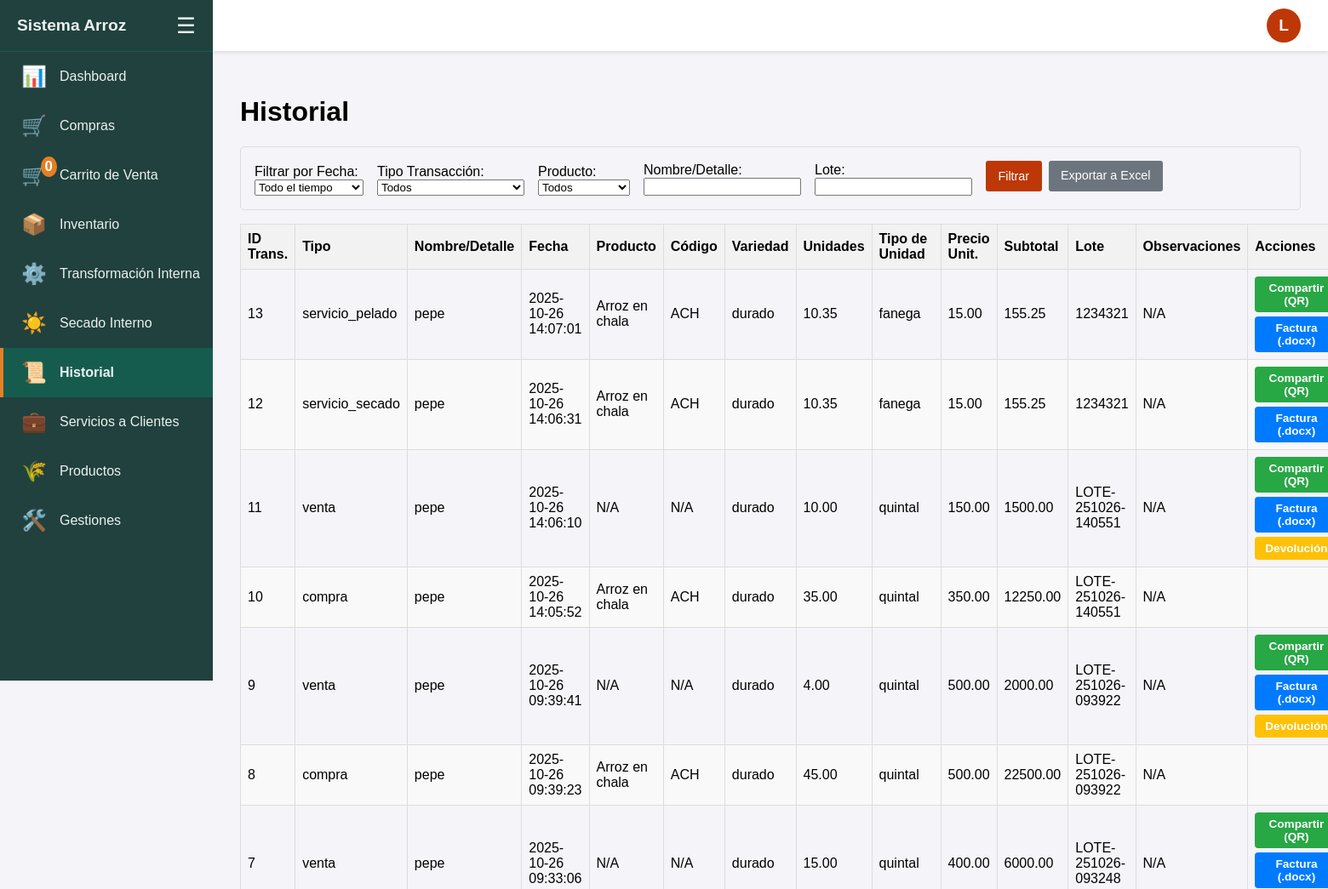
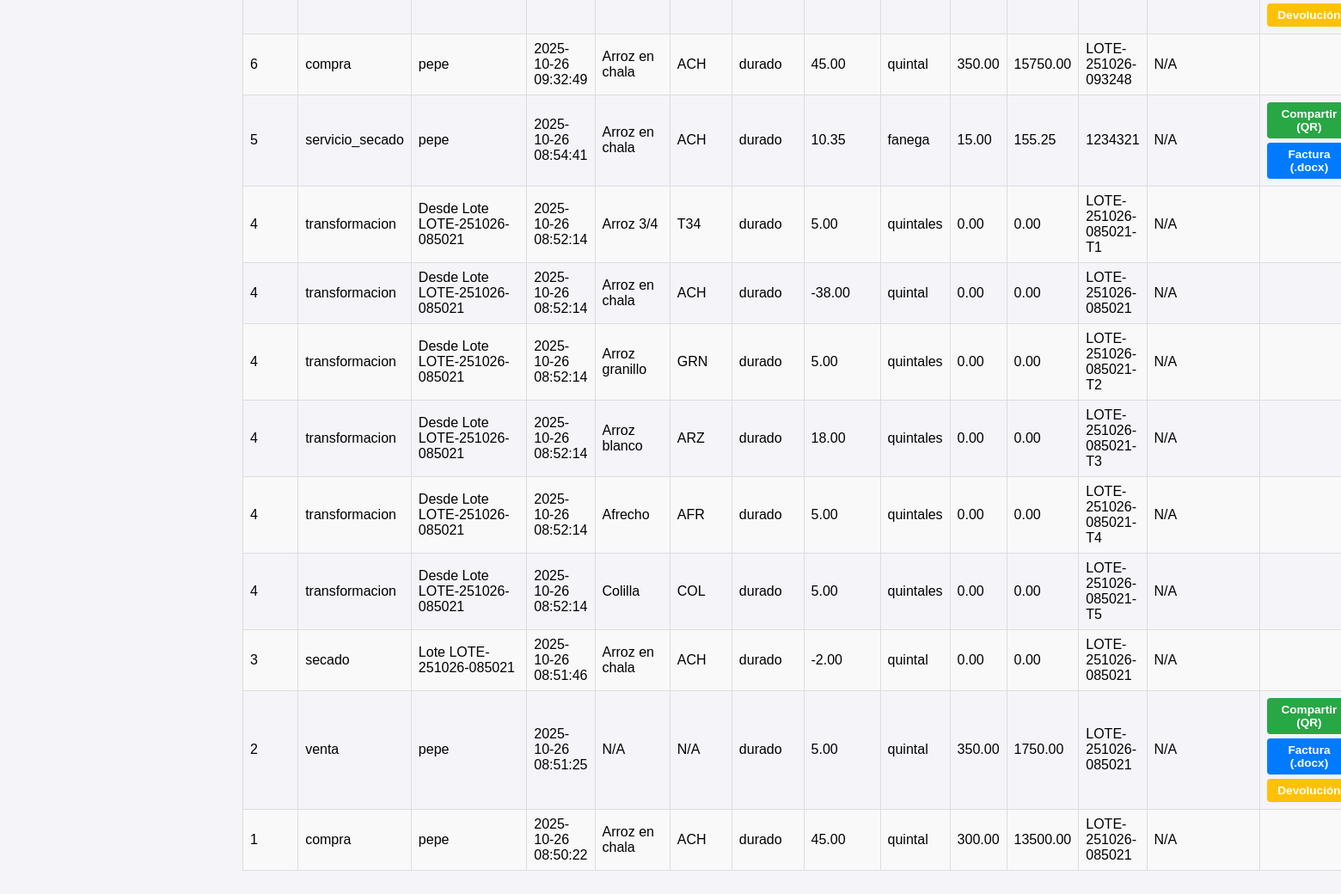
The app's page /historial (signed in) with its own data (2 pictures, top to bottom).
### tables this page shows
CREATE TABLE detalle_transaccion (
                id INTEGER PRIMARY KEY AUTOINCREMENT,
                transaccion_id INTEGER NOT NULL,
                producto_id INTEGER NOT NULL,
                variedad TEXT,
                cantidad REAL NOT NULL,
                unidad TEXT NOT NULL,
                precio_unitario REAL NOT NULL,
                subtotal REAL NOT NULL,
                lote TEXT, cantidad_kg REAL NOT NULL DEFAULT 0,
                FOREIGN KEY (transaccion_id) REFERENCES transacciones(id),
                FOREIGN KEY (producto_id) REFERENCES productos(id)
            );

CREATE TABLE transacciones (
                id INTEGER PRIMARY KEY AUTOINCREMENT,
                tipo TEXT NOT NULL,
                nombre TEXT NOT NULL,
                fecha TEXT NOT NULL,
                total REAL NOT NULL
            , ingenio_id INTEGER REFERENCES ingenios(id), observaciones TEXT, factura_uuid TEXT);

CREATE TABLE productos (
                id INTEGER PRIMARY KEY AUTOINCREMENT,
                nombre TEXT NOT NULL,
                codigo_producto TEXT NOT NULL UNIQUE,
                requiere_variedad INTEGER NOT NULL DEFAULT 1
            );

### blueprints/main.py (the view)
@main_bp.route('/historial')
@login_required
def historial():
    hoy = datetime.now()
    periodo_tipo = request.args.get('periodo_tipo')
    fecha_inicio, fecha_fin = None, None
    if periodo_tipo in ['mensual', 'temporada']:
        fecha_inicio, fecha_fin, _ = procesar_filtros_de_fecha(request.args)
    elif periodo_tipo == 'rango':
        fecha_inicio = request.args.get('fecha_inicio')
        fecha_fin = request.args.get('fecha_fin')
    historial_data = obtener_historial_transacciones_logic(
        ingenio_id=g.user['ingenio_id'],
        tipo=request.args.get('tipo', '').strip() or None,
        producto_id=request.args.get('producto_id', type=int) or None,
        nombre=request.args.get('nombre', '').strip() or None,
        lote=request.args.get('lote', '').strip() or None,
        fecha_inicio=fecha_inicio,
        fecha_fin=fecha_fin
    )
    productos_para_filtro = obtener_productos()
    años_disponibles = list(range(hoy.year, hoy.year - 5, -1))
    meses_disponibles = [(m, calendar.month_name[m]) for m in range(1, 13)]
    return render_template('historial.html',
                           historial=historial_data,
                           productos=productos_para_filtro,
                           filtros_activos=request.args,
                           años=años_disponibles,
                           meses=meses_disponibles)

### blueprints/__init__.py (called while the page is built)
def login_required(f):
    @wraps(f)
    def decorated_function(*args, **kwargs):
        if g.user is None:
            return redirect(url_for('auth.login', next=request.url))
        return f(*args, **kwargs)
    return decorated_function

### db.py (called while the page is built)
def obtener_ingenio_por_id_db(ingenio_id: int):
    with sqlite3.connect(DB_NAME) as conn:
        c = conn.cursor()
        return c.execute("SELECT id, nombre, direccion, nit, celular FROM ingenios WHERE id = ?", (ingenio_id,)).fetchone()

### logic.py (called while the page is built)
def obtener_productos():
    with sqlite3.connect(DB_NAME) as conn:
        c = conn.cursor()
        c.execute("SELECT id, nombre, requiere_variedad FROM productos")
        return c.fetchall()

### templates/historial.html (shortened to what this page needs)
{% extends "layout.html" %}
{% block content %}
  <h1>Historial</h1>
  <form method="get" action="{{ url_for('main.historial') }}" class="filter-form" id="historial-filter-form">
    <div class="filter-group">
      <label for="periodo_tipo">Filtrar por Fecha:</label>
      <select name="periodo_tipo" id="periodo_tipo">
        <option value="todos" {% if not filtros_activos.get('periodo_tipo') or filtros_activos.get('periodo_tipo') == 'todos' %}selected{% endif %}>Todo el tiempo</option>
      </select>
    </div>
    <div class="filter-group">
      <label for="tipo">Tipo Transacción:</label>
      <select name="tipo">
          <option value="">Todos</option>
      </select>
    </div>
    <div class="filter-group">
      <label for="producto_id">Producto:</label>
      <select name="producto_id">
          <option value="">Todos</option>
      </select>
    </div>
    <div class="filter-group">
      <label for="nombre">Nombre/Detalle:</label>
      <input type="text" name="nombre" value="{{ filtros_activos.get('nombre', '') }}">
    </div>
    <div class="filter-group">
      <label for="lote">Lote:</label>
      <input type="text" name="lote" value="{{ filtros_activos.get('lote', '') }}">
    </div>
    <div class="filter-buttons">
      <button type="submit">Filtrar</button>
      {% if g.user.nivel_acceso != 'empleado' %}
        <a href="{{ url_for('reports.exportar', reporte_nombre='historial', **filtros_activos) }}" class="button-secondary">
          Exportar a Excel
        </a>
      {% endif %}
    </div>
  </form>
  <table class="responsive-table">
    <thead>
      <tr>
        <th>ID Trans.</th>
        <th>Tipo</th>
        <th>Nombre/Detalle</th>
        <th>Fecha</th>
        <th>Producto</th>
        <th>Código</th>
        <th>Variedad</th>
        <th>Unidades</th>
        <th>Tipo de Unidad</th>
        <th>Precio Unit.</th>
        <th>Subtotal</th>
        <th>Lote</th>
        <th>Observaciones</th>
        <th>Acciones</th>
      </tr>
    </thead>
    <tbody>
      {% for id, tipo, nombre, fecha, producto, codigo, variedad, cantidad, cantidad_kg, unidad, precio, subtotal, lote, observaciones in historial %}
      <tr>
        <td data-label="ID Trans.">{{ id }}</td>
        <td data-label="Tipo">{{ tipo }}</td>
        <td data-label="Nombre/Detalle">{{ nombre }}</td>
        <td data-label="Fecha">{{ fecha }}</td>
        <td data-label="Producto">{{ producto or 'N/A' }}</td>
        <td data-label="Código">{{ codigo or 'N/A' }}</td>
        <td data-label="Variedad">{{ variedad or 'N/A' }}</td>
        <td data-label="Unidades">{{ "%.2f"|format(cantidad) if cantidad is not none else '' }}</td>
        <td data-label="Tipo de Unidad">{{ unidad or 'N/A' }}</td>
        <td data-label="Precio Unit.">{{ "%.2f"|format(precio) if precio is not none else '' }}</td>
        <td data-label="Subtotal">{{ "%.2f"|format(subtotal) if subtotal is not none else '' }}</td>
        <td data-label="Lote">{{ lote or 'N/A' }}</td>
        <td data-label="Observaciones">{{ observaciones or 'N/A' }}</td>
        <td data-label="Acciones">
          {% if tipo == 'venta' %}
            <div class="actions-container">
              <button class="action-button qr-button" data-id="{{ id }}" style="background-color: #28a745;">Compartir (QR)</button>
              <a href="{{ url_for('reports.generar_factura', transaccion_id=id) }}" class="action-button" style="background-color: #007bff;">Factura (.docx)</a>
              <a href="{{ url_for('transactions.registrar_devolucion', transaccion_id=id) }}" class="action-button" style="background-color: #ffc107; color: black;">Devolución</a>
            </div>
          {% elif tipo in ['servicio_secado', 'servicio_pelado'] %}
            <div class="actions-container">
              <button class="action-button qr-button" data-id="{{ id }}" style="background-color: #28a745;">Compartir (QR)</button>
              <a href="{{ url_for('reports.generar_factura', transaccion_id=id) }}" class="action-button" style="background-color: #007bff;">Factura (.docx)</a>
            </div>
          {% endif %}
        </td>
      </tr>
      {% else %}
      <tr>
        <td colspan="15">No hay transacciones que coincidan con los filtros.</td>
      </tr>
      {% endfor %}
    </tbody>
  </table>
{% endblock %}

### templates/layout.html (shortened to what this page needs)
<!doctype html>
<html lang="es">
<head>
</head>
<body>
  {% if g.user %}
    <div id="sidebar" class="sidebar">
      <div class="sidebar-header">
        <span class="sidebar-title text">Sistema Arroz</span>
        <button id="sidebar-toggle" class="sidebar-toggle-btn" title="Ocultar/Mostrar menú">☰</button>
      </div>
      <nav class="sidebar-nav">
        <a href="{{ url_for('main.dashboard') }}" class="{{ 'active' if request.endpoint == 'main.dashboard' else '' }}"><span class="icon">📊</span><span class="text">Dashboard</span></a>
        <a href="{{ url_for('main.compras') }}" class="{{ 'active' if request.endpoint == 'main.compras' else '' }}"><span class="icon">🛒</span><span class="text">Compras</span></a>
        <a href="{{ url_for('main.carrito') }}" class="{{ 'active' if request.endpoint == 'main.carrito' else '' }}">
          <span class="icon">
            <span style="position: relative; display: inline-block;">🛒<span style="position: absolute; top: -8px; right: -12px; background: #e67e22; border-radius: 50%; color: white; font-size: 0.7em; padding: 2px 5px; font-weight: bold;">{{ session.get('carrito', {})|length }}</span></span>
          </span>
          <span class="text">Carrito de Venta</span>
        </a>
        <a href="{{ url_for('main.inventario') }}" class="{{ 'active' if request.endpoint == 'main.inventario' else '' }}"><span class="icon">📦</span><span class="text">Inventario</span></a>
        <a href="{{ url_for('transactions.transformar_interno') }}" class="{{ 'active' if request.endpoint == 'transactions.transformar_interno' else '' }}"><span class="icon">⚙️</span><span class="text">Transformación Interna</span></a>
        <a href="{{ url_for('transactions.secar_lote_interno') }}" class="{{ 'active' if request.endpoint == 'transactions.secar_lote_interno' else '' }}"><span class="icon">☀️</span><span class="text">Secado Interno</span></a>
        <a href="{{ url_for('main.historial') }}" class="{{ 'active' if request.endpoint == 'main.historial' else '' }}"><span class="icon">📜</span><span class="text">Historial</span></a>
        <div class="management-menu" id="servicios-menu">
          <a href="#" id="servicios-menu-trigger" class="management-menu-btn {{ 'active' if request.endpoint in ['transactions.servicio_secado', 'transactions.servicio_pelado'] else '' }}">
            <span class="icon">💼</span><span class="text">Servicios a Clientes</span>
          </a>
        </div>
        <a href="{{ url_for('reports.productos') }}" class="{{ 'active' if request.endpoint == 'reports.productos' else '' }}"><span class="icon">🌾</span><span class="text">Productos</span></a>
        {% if g.user.nivel_acceso == 'jefe' %}
          {% set gestiones_endpoints = ['management.gestionar_almacenes', 'management.gestionar_variedades', 'management.gestionar_usuarios', 'management.crear_usuario', 'management.ingenios'] %}
          <div class="management-menu" id="management-menu">
            <a href="#" id="management-menu-trigger" class="management-menu-btn {{ 'active' if request.endpoint in gestiones_endpoints else '' }}">
              <span class="icon">🛠️</span><span class="text">Gestiones</span>
            </a>
          </div>
        {% endif %}
      </nav>
    </div>
  {% endif %}
  {% if g.user %}
    <header id="top-bar" class="top-bar">
      <div class="user-menu">
          <button id="user-menu-trigger" class="user-menu-btn" title="Menú de usuario">
            {{ g.user.email[0]|upper }}
          </button>
      </div>
    </header>
  {% endif %}
  <div id="main-content" class="main-content">
    <main class="container">
      {% block container_content %}
        {% block content %}{% endblock %}
      {% endblock %}
    </main>
  </div>
</body>
</html>

### templates/layout.html (style rules this page uses)
:root { --sidebar-width-expanded: 250px; --sidebar-width-collapsed: 80px; --top-bar-height: 60px; --sidebar-bg-color: #20413d; --sidebar-text-color: #ecf0f1; --sidebar-hover-bg: #155c4f; --sidebar-icon-color: #e67e22; }
body { font-family: sans-serif; margin: 0; background-color: #f4f4f9; }
table { border-collapse: collapse; width: 100%; margin-top: 1em; }
th, td { border: 1px solid #ddd; padding: 8px; text-align: left; }
th { background-color: #f2f2f2; }
tr:nth-child(even) { background-color: #f9f9f9; }
.filter-form { display: flex; align-items: flex-end; gap: 1em; margin-bottom: 1em; flex-wrap: wrap; border: 1px solid #ddd; padding: 1em; border-radius: 5px; }
.filter-group { display: flex; flex-direction: column; }
.filter-buttons { margin-bottom: 5px; display: flex; gap: 0.5em; }
.filter-buttons a { text-decoration: none; padding: 0.5em 1em; background-color: #6c757d; color: white; border-radius: 3px; font-size: 0.9em; line-height: 1.5; }
button, input[type=submit] { padding: 0.5em 1em; background-color: #be3706; color: white; border: none; border-radius: 3px; cursor: pointer; font-size: 0.9em; transition: background-color 0.2s; }
.button-secondary { display: inline-block; padding: 0.5em 1em; background-color: #6c757d; color: white; border: none; border-radius: 3px; cursor: pointer; font-size: 0.9em; text-decoration: none; }
.sidebar { position: fixed; top: 0; left: 0; height: 100vh; width: var(--sidebar-width-expanded); background: var(--sidebar-bg-color); color: var(--sidebar-text-color); transition: width 0.3s ease-in-out; z-index: 1000; overflow-x: hidden; display: flex; flex-direction: column; }
.sidebar-header { display: flex; align-items: center; justify-content: space-between; padding: 0 20px; height: var(--top-bar-height); border-bottom: 1px solid var(--sidebar-hover-bg); flex-shrink: 0; }
.sidebar-title { font-size: 1.2em; font-weight: bold; white-space: nowrap; }
.sidebar-toggle-btn { background: none; border: none; color: var(--sidebar-text-color); font-size: 1.6em; cursor: pointer; padding: 0; }
.sidebar-nav { flex-grow: 1; overflow-y: auto; }
.sidebar-nav a, .sidebar-nav .management-menu-btn { display: flex; align-items: center; padding: 15px 25px; color: var(--sidebar-text-color); text-decoration: none; transition: background-color 0.2s; white-space: nowrap; }
.sidebar-nav .icon { font-size: 1.5em; margin-right: 20px; width: 25px; text-align: center; flex-shrink: 0; }
.sidebar-nav a.active, .sidebar-nav .management-menu-btn.active { background-color: var(--sidebar-hover-bg); font-weight: bold; border-left: 4px solid var(--sidebar-icon-color); padding-left: 21px; }
.user-menu { position: relative; display: inline-block; }
.user-menu-btn { background-color: #be3706; color: white; width: 40px; height: 40px; padding: 0; font-size: 1.2em; font-weight: bold; border: none; cursor: pointer; border-radius: 50%; display: flex; align-items: center; justify-content: center; transition: background-color 0.2s; }
.main-content { margin-left: var(--sidebar-width-expanded); padding-top: var(--top-bar-height); transition: margin-left 0.3s ease-in-out; }
.top-bar { position: fixed; top: 0; left: var(--sidebar-width-expanded); right: 0; height: var(--top-bar-height); background-color: #ffffff; box-shadow: 0 2px 4px rgba(0,0,0,0.1); display: flex; align-items: center; justify-content: flex-end; padding: 0 2em; z-index: 998; transition: left 0.3s ease-in-out; }
.container { padding: 2em; }
.management-menu { position: relative; }
.management-menu-btn { width: 100%; background: none; border: none; text-align: left; cursor: pointer; font-size: 1em; font-family: inherit; }
.actions-container { display: flex; gap: 5px; justify-content: center; flex-wrap: wrap; }
.action-button { display: inline-block; padding: 6px 12px; font-size: 0.85em; font-weight: bold; text-align: center; text-decoration: none; color: white !important; border: none; border-radius: 4px; cursor: pointer; transition: opacity 0.2s; }

### records on screen
detalle_transaccion: id "13", tipo "servicio_pelado", nombre "pepe", fecha "2025-10-26 14:07:01", nombre "Arroz en chala", codigo_producto "ACH", variedad "durado", cantidad "10.35", unidad "fanega", precio_unitario "15.00", subtotal "155.25", lote "1234321", observaciones "N/A"
detalle_transaccion: id "12", tipo "servicio_secado", nombre "pepe", fecha "2025-10-26 14:06:31", nombre "Arroz en chala", codigo_producto "ACH", variedad "durado", cantidad "10.35", unidad "fanega", precio_unitario "15.00", subtotal "155.25", lote "1234321", observaciones "N/A"
detalle_transaccion: id "11", tipo "venta", nombre "pepe", fecha "2025-10-26 14:06:10", producto "N/A", codigo "N/A", variedad "durado", cantidad "10.00", unidad "quintal", precio_unitario "150.00", subtotal "1500.00", lote "LOTE-251026-140551", observaciones "N/A"
detalle_transaccion: id "10", tipo "compra", nombre "pepe", fecha "2025-10-26 14:05:52", nombre "Arroz en chala", codigo_producto "ACH", variedad "durado", cantidad "35.00", unidad "quintal", precio_unitario "350.00", subtotal "12250.00", lote "LOTE-251026-140551", observaciones "N/A"
detalle_transaccion: id "9", tipo "venta", nombre "pepe", fecha "2025-10-26 09:39:41", producto "N/A", codigo "N/A", variedad "durado", cantidad "4.00", unidad "quintal", precio_unitario "500.00", subtotal "2000.00", lote "LOTE-251026-093922", observaciones "N/A"
detalle_transaccion: id "8", tipo "compra", nombre "pepe", fecha "2025-10-26 09:39:23", nombre "Arroz en chala", codigo_producto "ACH", variedad "durado", cantidad "45.00", unidad "quintal", precio_unitario "500.00", subtotal "22500.00", lote "LOTE-251026-093922", observaciones "N/A"
detalle_transaccion: id "7", tipo "venta", nombre "pepe", fecha "2025-10-26 09:33:06", producto "N/A", codigo "N/A", variedad "durado", cantidad "15.00", unidad "quintal", precio_unitario "400.00", subtotal "6000.00", lote "LOTE-251026-093248", observaciones "N/A"
detalle_transaccion: id "6", tipo "compra", nombre "pepe", fecha "2025-10-26 09:32:49", nombre "Arroz en chala", codigo_producto "ACH", variedad "durado", cantidad "45.00", unidad "quintal", precio_unitario "350.00", subtotal "15750.00", lote "LOTE-251026-093248", observaciones "N/A"
detalle_transaccion: id "5", tipo "servicio_secado", nombre "pepe", fecha "2025-10-26 08:54:41", nombre "Arroz en chala", codigo_producto "ACH", variedad "durado", cantidad "10.35", unidad "fanega", precio_unitario "15.00", subtotal "155.25", lote "1234321", observaciones "N/A"
detalle_transaccion: id "4", tipo "transformacion", nombre "Desde Lote LOTE-251026-085021", fecha "2025-10-26 08:52:14", nombre "Arroz 3/4", codigo_producto "T34", variedad "durado", cantidad "5.00", unidad "quintales", precio_unitario "0.00", subtotal "0.00", lote "LOTE-251026-085021-T1", observaciones "N/A"
detalle_transaccion: id "4", tipo "transformacion", nombre "Desde Lote LOTE-251026-085021", fecha "2025-10-26 08:52:14", nombre "Arroz en chala", codigo_producto "ACH", variedad "durado", cantidad "-38.00", unidad "quintal", precio_unitario "0.00", subtotal "0.00", lote "LOTE-251026-085021", observaciones "N/A"
detalle_transaccion: id "4", tipo "transformacion", nombre "Desde Lote LOTE-251026-085021", fecha "2025-10-26 08:52:14", nombre "Arroz granillo", codigo_producto "GRN", variedad "durado", cantidad "5.00", unidad "quintales", precio_unitario "0.00", subtotal "0.00", lote "LOTE-251026-085021-T2", observaciones "N/A"
detalle_transaccion: id "4", tipo "transformacion", nombre "Desde Lote LOTE-251026-085021", fecha "2025-10-26 08:52:14", nombre "Arroz blanco", codigo_producto "ARZ", variedad "durado", cantidad "18.00", unidad "quintales", precio_unitario "0.00", subtotal "0.00", lote "LOTE-251026-085021-T3", observaciones "N/A"
detalle_transaccion: id "4", tipo "transformacion", nombre "Desde Lote LOTE-251026-085021", fecha "2025-10-26 08:52:14", nombre "Afrecho", codigo_producto "AFR", variedad "durado", cantidad "5.00", unidad "quintales", precio_unitario "0.00", subtotal "0.00", lote "LOTE-251026-085021-T4", observaciones "N/A"
detalle_transaccion: id "4", tipo "transformacion", nombre "Desde Lote LOTE-251026-085021", fecha "2025-10-26 08:52:14", nombre "Colilla", codigo_producto "COL", variedad "durado", cantidad "5.00", unidad "quintales", precio_unitario "0.00", subtotal "0.00", lote "LOTE-251026-085021-T5", observaciones "N/A"
detalle_transaccion: id "3", tipo "secado", nombre "Lote LOTE-251026-085021", fecha "2025-10-26 08:51:46", nombre "Arroz en chala", codigo_producto "ACH", variedad "durado", cantidad "-2.00", unidad "quintal", precio_unitario "0.00", subtotal "0.00", lote "LOTE-251026-085021", observaciones "N/A"
detalle_transaccion: id "2", tipo "venta", nombre "pepe", fecha "2025-10-26 08:51:25", producto "N/A", codigo "N/A", variedad "durado", cantidad "5.00", unidad "quintal", precio_unitario "350.00", subtotal "1750.00", lote "LOTE-251026-085021", observaciones "N/A"
detalle_transaccion: id "1", tipo "compra", nombre "pepe", fecha "2025-10-26 08:50:22", nombre "Arroz en chala", codigo_producto "ACH", variedad "durado", cantidad "45.00", unidad "quintal", precio_unitario "300.00", subtotal "13500.00", lote "LOTE-251026-085021", observaciones "N/A"

### other values on screen
{{ session.get('carrito', {})|length }} "0"
{{ g.user.email[0]|upper }} "L"
